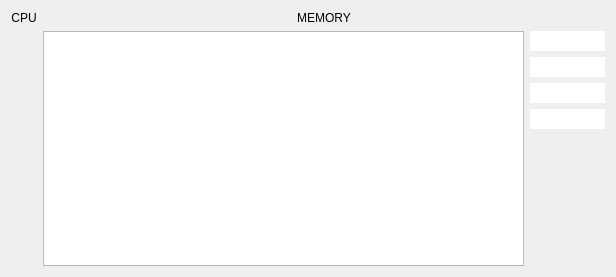
<?xml version="1.0" encoding="UTF-8"?>
<ui version="4.0">
 <class>Watcher</class>
 <widget class="QDialog" name="Watcher">
  <property name="geometry">
   <rect>
    <x>0</x>
    <y>0</y>
    <width>616</width>
    <height>277</height>
   </rect>
  </property>
  <property name="windowTitle">
   <string>Xpeccy+ Watcher</string>
  </property>
  <layout class="QHBoxLayout" name="horizontalLayout_2" stretch="0,10">
   <item>
    <layout class="QVBoxLayout" name="verticalLayout" stretch="0,0,0">
     <item>
      <widget class="QLabel" name="label_15">
       <property name="text">
        <string>CPU</string>
       </property>
       <property name="alignment">
        <set>Qt::AlignCenter</set>
       </property>
      </widget>
     </item>
     <item>
      <layout class="QGridLayout" name="regGrid"/>
     </item>
     <item>
      <spacer name="verticalSpacer_2">
       <property name="orientation">
        <enum>Qt::Vertical</enum>
       </property>
       <property name="sizeHint" stdset="0">
        <size>
         <width>20</width>
         <height>40</height>
        </size>
       </property>
      </spacer>
     </item>
    </layout>
   </item>
   <item>
    <layout class="QVBoxLayout" name="verticalLayout_3" stretch="0,10">
     <item>
      <widget class="QLabel" name="label_14">
       <property name="text">
        <string>MEMORY</string>
       </property>
       <property name="alignment">
        <set>Qt::AlignCenter</set>
       </property>
      </widget>
     </item>
     <item>
      <layout class="QHBoxLayout" name="horizontalLayout" stretch="10,0">
       <item>
        <widget class="QTableView" name="wchMemTab">
         <property name="minimumSize">
          <size>
           <width>400</width>
           <height>0</height>
          </size>
         </property>
         <property name="contextMenuPolicy">
          <enum>Qt::ActionsContextMenu</enum>
         </property>
         <property name="selectionMode">
          <enum>QAbstractItemView::SingleSelection</enum>
         </property>
         <property name="selectionBehavior">
          <enum>QAbstractItemView::SelectRows</enum>
         </property>
         <property name="gridStyle">
          <enum>Qt::DotLine</enum>
         </property>
         <attribute name="horizontalHeaderVisible">
          <bool>false</bool>
         </attribute>
         <attribute name="horizontalHeaderMinimumSectionSize">
          <number>20</number>
         </attribute>
         <attribute name="horizontalHeaderStretchLastSection">
          <bool>true</bool>
         </attribute>
         <attribute name="verticalHeaderVisible">
          <bool>false</bool>
         </attribute>
         <attribute name="verticalHeaderMinimumSectionSize">
          <number>17</number>
         </attribute>
         <attribute name="verticalHeaderDefaultSectionSize">
          <number>17</number>
         </attribute>
        </widget>
       </item>
       <item>
        <layout class="QVBoxLayout" name="verticalLayout_2">
         <item>
          <widget class="QLineEdit" name="wchBank0">
           <property name="minimumSize">
            <size>
             <width>75</width>
             <height>0</height>
            </size>
           </property>
           <property name="maximumSize">
            <size>
             <width>75</width>
             <height>16777215</height>
            </size>
           </property>
           <property name="frame">
            <bool>false</bool>
           </property>
           <property name="alignment">
            <set>Qt::AlignCenter</set>
           </property>
           <property name="readOnly">
            <bool>true</bool>
           </property>
          </widget>
         </item>
         <item>
          <widget class="QLineEdit" name="wchBank1">
           <property name="minimumSize">
            <size>
             <width>75</width>
             <height>0</height>
            </size>
           </property>
           <property name="maximumSize">
            <size>
             <width>75</width>
             <height>16777215</height>
            </size>
           </property>
           <property name="frame">
            <bool>false</bool>
           </property>
           <property name="alignment">
            <set>Qt::AlignCenter</set>
           </property>
           <property name="readOnly">
            <bool>true</bool>
           </property>
          </widget>
         </item>
         <item>
          <widget class="QLineEdit" name="wchBank2">
           <property name="minimumSize">
            <size>
             <width>75</width>
             <height>0</height>
            </size>
           </property>
           <property name="maximumSize">
            <size>
             <width>75</width>
             <height>16777215</height>
            </size>
           </property>
           <property name="frame">
            <bool>false</bool>
           </property>
           <property name="alignment">
            <set>Qt::AlignCenter</set>
           </property>
           <property name="readOnly">
            <bool>true</bool>
           </property>
          </widget>
         </item>
         <item>
          <widget class="QLineEdit" name="wchBank3">
           <property name="minimumSize">
            <size>
             <width>75</width>
             <height>0</height>
            </size>
           </property>
           <property name="maximumSize">
            <size>
             <width>75</width>
             <height>16777215</height>
            </size>
           </property>
           <property name="frame">
            <bool>false</bool>
           </property>
           <property name="alignment">
            <set>Qt::AlignCenter</set>
           </property>
           <property name="readOnly">
            <bool>true</bool>
           </property>
          </widget>
         </item>
         <item>
          <spacer name="verticalSpacer">
           <property name="orientation">
            <enum>Qt::Vertical</enum>
           </property>
           <property name="sizeHint" stdset="0">
            <size>
             <width>20</width>
             <height>40</height>
            </size>
           </property>
          </spacer>
         </item>
        </layout>
       </item>
      </layout>
     </item>
    </layout>
   </item>
  </layout>
  <action name="actAddWatcher">
   <property name="icon">
    <iconset resource="../xpeccy.qrc">
     <normaloff>:/images/add.png</normaloff>:/images/add.png</iconset>
   </property>
   <property name="text">
    <string>Add watcher</string>
   </property>
  </action>
  <action name="actDelWatcher">
   <property name="icon">
    <iconset resource="../xpeccy.qrc">
     <normaloff>:/images/cancel.png</normaloff>:/images/cancel.png</iconset>
   </property>
   <property name="text">
    <string>Delete watcher</string>
   </property>
  </action>
 </widget>
 <resources>
  <include location="../xpeccy.qrc"/>
 </resources>
 <connections/>
</ui>
